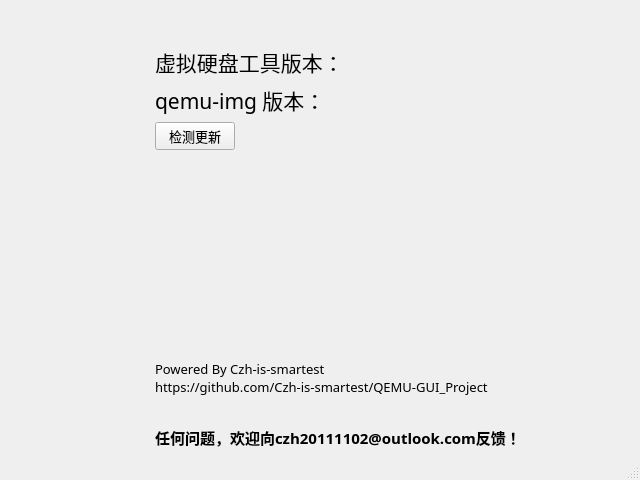
<?xml version="1.0" encoding="UTF-8"?>
<ui version="4.0">
 <class>AboutCreateVHDWindow</class>
 <widget class="QMainWindow" name="AboutCreateVHDWindow">
  <property name="geometry">
   <rect>
    <x>0</x>
    <y>0</y>
    <width>640</width>
    <height>480</height>
   </rect>
  </property>
  <property name="windowTitle">
   <string>关于 QEMU-GUI 创建虚拟硬盘</string>
  </property>
  <widget class="QWidget" name="centralwidget">
   <layout class="QGridLayout" name="gridLayout">
    <item row="12" column="3">
     <spacer name="verticalSpacer_8">
      <property name="orientation">
       <enum>Qt::Vertical</enum>
      </property>
      <property name="sizeType">
       <enum>QSizePolicy::Maximum</enum>
      </property>
      <property name="sizeHint" stdset="0">
       <size>
        <width>106</width>
        <height>8</height>
       </size>
      </property>
     </spacer>
    </item>
    <item row="7" column="3">
     <spacer name="verticalSpacer_15">
      <property name="orientation">
       <enum>Qt::Vertical</enum>
      </property>
      <property name="sizeHint" stdset="0">
       <size>
        <width>106</width>
        <height>10</height>
       </size>
      </property>
     </spacer>
    </item>
    <item row="4" column="3">
     <spacer name="verticalSpacer_14">
      <property name="orientation">
       <enum>Qt::Vertical</enum>
      </property>
      <property name="sizeHint" stdset="0">
       <size>
        <width>106</width>
        <height>9</height>
       </size>
      </property>
     </spacer>
    </item>
    <item row="1" column="1">
     <spacer name="horizontalSpacer_2">
      <property name="orientation">
       <enum>Qt::Horizontal</enum>
      </property>
      <property name="sizeType">
       <enum>QSizePolicy::Fixed</enum>
      </property>
      <property name="sizeHint" stdset="0">
       <size>
        <width>37</width>
        <height>94</height>
       </size>
      </property>
     </spacer>
    </item>
    <item row="1" column="3">
     <spacer name="verticalSpacer_9">
      <property name="orientation">
       <enum>Qt::Vertical</enum>
      </property>
      <property name="sizeType">
       <enum>QSizePolicy::Fixed</enum>
      </property>
      <property name="sizeHint" stdset="0">
       <size>
        <width>106</width>
        <height>37</height>
       </size>
      </property>
     </spacer>
    </item>
    <item row="3" column="3">
     <spacer name="verticalSpacer_6">
      <property name="orientation">
       <enum>Qt::Vertical</enum>
      </property>
      <property name="sizeHint" stdset="0">
       <size>
        <width>106</width>
        <height>10</height>
       </size>
      </property>
     </spacer>
    </item>
    <item row="16" column="2">
     <widget class="QLabel" name="label">
      <property name="font">
       <font>
        <family>微软雅黑</family>
        <pointsize>10</pointsize>
       </font>
      </property>
      <property name="text">
       <string>Powered By Czh-is-smartest
https://github.com/Czh-is-smartest/QEMU-GUI_Project</string>
      </property>
     </widget>
    </item>
    <item row="6" column="3">
     <spacer name="verticalSpacer_7">
      <property name="orientation">
       <enum>Qt::Vertical</enum>
      </property>
      <property name="sizeHint" stdset="0">
       <size>
        <width>106</width>
        <height>9</height>
       </size>
      </property>
     </spacer>
    </item>
    <item row="0" column="2">
     <spacer name="verticalSpacer">
      <property name="orientation">
       <enum>Qt::Vertical</enum>
      </property>
      <property name="sizeType">
       <enum>QSizePolicy::Ignored</enum>
      </property>
      <property name="sizeHint" stdset="0">
       <size>
        <width>343</width>
        <height>37</height>
       </size>
      </property>
     </spacer>
    </item>
    <item row="5" column="3">
     <spacer name="verticalSpacer_3">
      <property name="orientation">
       <enum>Qt::Vertical</enum>
      </property>
      <property name="sizeHint" stdset="0">
       <size>
        <width>106</width>
        <height>10</height>
       </size>
      </property>
     </spacer>
    </item>
    <item row="9" column="3">
     <spacer name="verticalSpacer_16">
      <property name="orientation">
       <enum>Qt::Vertical</enum>
      </property>
      <property name="sizeHint" stdset="0">
       <size>
        <width>106</width>
        <height>10</height>
       </size>
      </property>
     </spacer>
    </item>
    <item row="2" column="2">
     <spacer name="verticalSpacer_18">
      <property name="orientation">
       <enum>Qt::Vertical</enum>
      </property>
      <property name="sizeType">
       <enum>QSizePolicy::Ignored</enum>
      </property>
      <property name="sizeHint" stdset="0">
       <size>
        <width>20</width>
        <height>40</height>
       </size>
      </property>
     </spacer>
    </item>
    <item row="14" column="3">
     <spacer name="verticalSpacer_12">
      <property name="orientation">
       <enum>Qt::Vertical</enum>
      </property>
      <property name="sizeHint" stdset="0">
       <size>
        <width>106</width>
        <height>9</height>
       </size>
      </property>
     </spacer>
    </item>
    <item row="0" column="3">
     <spacer name="verticalSpacer_10">
      <property name="orientation">
       <enum>Qt::Vertical</enum>
      </property>
      <property name="sizeType">
       <enum>QSizePolicy::Fixed</enum>
      </property>
      <property name="sizeHint" stdset="0">
       <size>
        <width>106</width>
        <height>37</height>
       </size>
      </property>
     </spacer>
    </item>
    <item row="15" column="3">
     <spacer name="verticalSpacer_5">
      <property name="orientation">
       <enum>Qt::Vertical</enum>
      </property>
      <property name="sizeType">
       <enum>QSizePolicy::Maximum</enum>
      </property>
      <property name="sizeHint" stdset="0">
       <size>
        <width>106</width>
        <height>8</height>
       </size>
      </property>
     </spacer>
    </item>
    <item row="11" column="3">
     <spacer name="verticalSpacer_4">
      <property name="orientation">
       <enum>Qt::Vertical</enum>
      </property>
      <property name="sizeHint" stdset="0">
       <size>
        <width>106</width>
        <height>9</height>
       </size>
      </property>
     </spacer>
    </item>
    <item row="1" column="0">
     <spacer name="horizontalSpacer">
      <property name="orientation">
       <enum>Qt::Horizontal</enum>
      </property>
      <property name="sizeType">
       <enum>QSizePolicy::Ignored</enum>
      </property>
      <property name="sizeHint" stdset="0">
       <size>
        <width>106</width>
        <height>94</height>
       </size>
      </property>
     </spacer>
    </item>
    <item row="8" column="3">
     <spacer name="verticalSpacer_2">
      <property name="orientation">
       <enum>Qt::Vertical</enum>
      </property>
      <property name="sizeHint" stdset="0">
       <size>
        <width>106</width>
        <height>9</height>
       </size>
      </property>
     </spacer>
    </item>
    <item row="18" column="2">
     <spacer name="verticalSpacer_11">
      <property name="orientation">
       <enum>Qt::Vertical</enum>
      </property>
      <property name="sizeType">
       <enum>QSizePolicy::Preferred</enum>
      </property>
      <property name="sizeHint" stdset="0">
       <size>
        <width>106</width>
        <height>8</height>
       </size>
      </property>
     </spacer>
    </item>
    <item row="1" column="2">
     <layout class="QVBoxLayout" name="verticalLayout">
      <item>
       <widget class="QLabel" name="version">
        <property name="sizePolicy">
         <sizepolicy hsizetype="Fixed" vsizetype="Fixed">
          <horstretch>0</horstretch>
          <verstretch>0</verstretch>
         </sizepolicy>
        </property>
        <property name="font">
         <font>
          <family>微软雅黑</family>
          <pointsize>16</pointsize>
         </font>
        </property>
        <property name="text">
         <string>虚拟硬盘工具版本：</string>
        </property>
       </widget>
      </item>
      <item>
       <widget class="QLabel" name="qemu_img_version">
        <property name="sizePolicy">
         <sizepolicy hsizetype="Fixed" vsizetype="Fixed">
          <horstretch>0</horstretch>
          <verstretch>0</verstretch>
         </sizepolicy>
        </property>
        <property name="font">
         <font>
          <family>微软雅黑</family>
          <pointsize>16</pointsize>
         </font>
        </property>
        <property name="text">
         <string>qemu-img 版本：</string>
        </property>
        <property name="textFormat">
         <enum>Qt::AutoText</enum>
        </property>
       </widget>
      </item>
      <item>
       <widget class="QPushButton" name="update_button">
        <property name="sizePolicy">
         <sizepolicy hsizetype="Fixed" vsizetype="Fixed">
          <horstretch>0</horstretch>
          <verstretch>0</verstretch>
         </sizepolicy>
        </property>
        <property name="font">
         <font>
          <family>微软雅黑</family>
          <pointsize>10</pointsize>
         </font>
        </property>
        <property name="text">
         <string>检测更新</string>
        </property>
       </widget>
      </item>
     </layout>
    </item>
    <item row="17" column="2">
     <spacer name="verticalSpacer_13">
      <property name="orientation">
       <enum>Qt::Vertical</enum>
      </property>
      <property name="sizeHint" stdset="0">
       <size>
        <width>106</width>
        <height>10</height>
       </size>
      </property>
     </spacer>
    </item>
    <item row="19" column="2">
     <widget class="QLabel" name="label_2">
      <property name="font">
       <font>
        <family>微软雅黑</family>
        <pointsize>11</pointsize>
        <weight>75</weight>
        <bold>true</bold>
       </font>
      </property>
      <property name="text">
       <string>任何问题，欢迎向czh20111102@outlook.com反馈！</string>
      </property>
     </widget>
    </item>
   </layout>
  </widget>
  <widget class="QMenuBar" name="menubar">
   <property name="geometry">
    <rect>
     <x>0</x>
     <y>0</y>
     <width>640</width>
     <height>23</height>
    </rect>
   </property>
  </widget>
  <widget class="QStatusBar" name="statusbar"/>
 </widget>
 <resources/>
 <connections/>
</ui>
